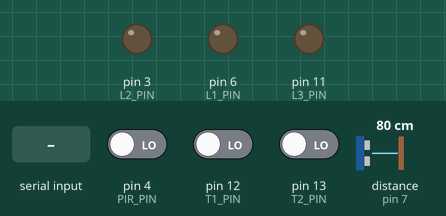
Recording of a sketch running on a simulated Arduino Uno, built with avr-gcc and run on an emulated ATmega328P. Parts: output pins drawn as LEDs (lit = HIGH). The test bench sets the inputs (shaded band); at power-on: pin 4 (PIR_PIN) LOW, distance to the obstacle (sensor on pin 7) 80 cm, pin 12 (T1_PIN) LOW, pin 13 (T2_PIN) LOW. The echo pulse lasts 58.3 µs per cm; sleep ends after the set time or at an interrupt; pins used as bus, display or sensor lines are not drawn; what the sketch prints to the serial monitor is not drawn.

Above: at 11.2 s.
11.3 s: "a\n" received over Serial
At 13.6 s:
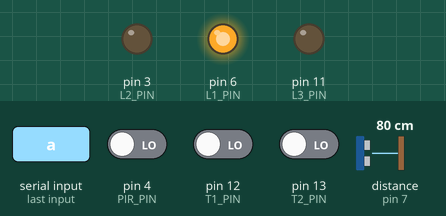
14.3 s: pin 4 (PIR_PIN) driven HIGH
At 15.3 s:
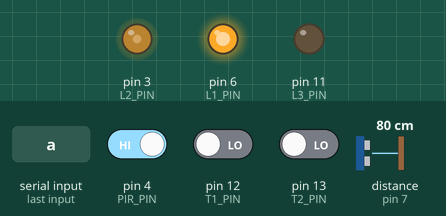
17.4 s: distance to the obstacle (sensor on pin 7) set to 2 cm
At 18.6 s:
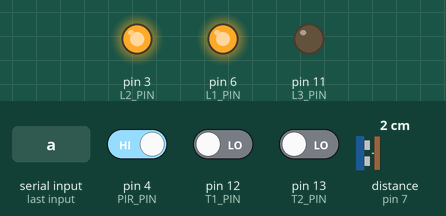
18.9 s: pin 12 (T1_PIN) driven HIGH
At 20.3 s:
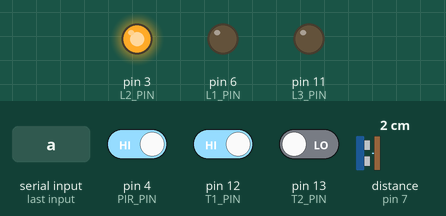
21.9 s: distance to the obstacle (sensor on pin 7) set to 13 cm
At 22.3 s:
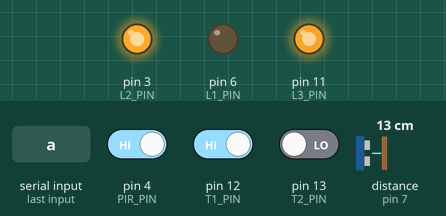
Timing chart, 0 to 24.4 s (numbered marks = the images above; inputs shaded):
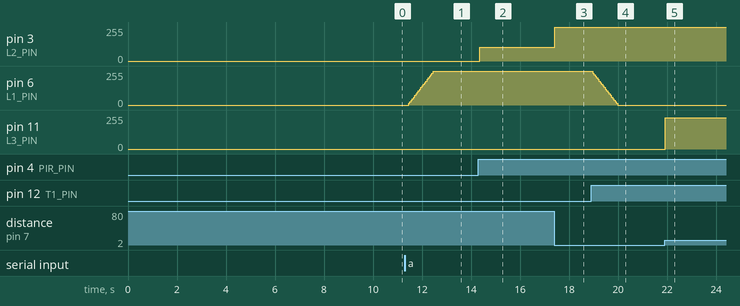

The sketch:

smart_garage.ino
```cpp
#include "Scheduler.h"
#include "ParkingAssistanceTask.h"
#include "GarageDoorTask.h"
#include "SharedContext.h"
#include "Sonar.h"
#include "Pir.h"
#include "MsgService.h"
#include "CommandReaderTask.h"
#include "LedExt.h"
#include "ButtonImpl.h"
#include "config.h"

#define CALIBRATION_TIME_SEC 10

Scheduler sched;

void setup(){

  sched.init(100);

  Sonar* sonar = new Sonar(SONAR_ECHO_PIN,SONAR_TRIG_PIN);
  LedExt* l1 = new LedExt(L1_PIN);
  Pir* pir = new Pir(PIR_PIN);
  LedExt* l2 = new LedExt(L2_PIN);
  LedExt* l3 = new LedExt(L3_PIN);
  Button* forceClose = new ButtonImpl(T1_PIN);
  Button* touch = new ButtonImpl(T2_PIN);

  SharedContext* pContext = new SharedContext(sonar);

  MsgService.init();

  GarageDoorTask* garage = new GarageDoorTask(pContext,pir,l1, forceClose);
  garage->init(100);
  sched.addTask(garage);

  ParkingAssistanceTask* park = new ParkingAssistanceTask(pContext, sonar, l2, l3, touch);
  park->init(100);
  sched.addTask(park);

  CommandReaderTask* reader = new CommandReaderTask(pContext, garage, park);
  reader->init(100);
  sched.addTask(reader);

  //Serial.print("Calibrating sensor...");
  for(int i = 0; i < CALIBRATION_TIME_SEC; i++){
    Serial.print(".");
    delay(1000);
  }
  //Serial.println(" done");
  //Serial.println("PIR SENSOR READY.");
  delay(50);
}

void loop(){
  sched.run();
}
```

Button.h
```cpp
#ifndef __BUTTON__
#define __BUTTON__

class Button {

public:
  virtual bool isPressed() = 0;
};

#endif
```

ButtonImpl.cpp
```cpp
#include "ButtonImpl.h"
#include "Arduino.h"

ButtonImpl::ButtonImpl(int pin){
  this->pin = pin;
  pinMode(pin, INPUT);
}

bool ButtonImpl::isPressed(){
  return digitalRead(pin) == HIGH;
}
```

ButtonImpl.h
```cpp
#ifndef __BUTTONIMPL__
#define __BUTTONIMPL__

#include "Button.h"

class ButtonImpl: public Button {

public:
  ButtonImpl(int pin);
  bool isPressed();

private:
  int pin;

};

#endif
```

CommandReaderTask.cpp
```cpp
#include "CommandReaderTask.h"


CommandReaderTask::CommandReaderTask(SharedContext *pContext, GarageDoorTask* garage, ParkingAssistanceTask* park) {
  this->pContext = pContext;
  this->garage = garage;
  this->park = park;
}

void CommandReaderTask::init(int period) {
  Task::init(period);
}

void CommandReaderTask::tick() {
  if (MsgService.isMsgAvailable()) {
    //digitalWrite(10,HIGH);
    Msg* msg = MsgService.receiveMsg();

    if(msg->getContent() == "a"){
      //digitalWrite(10,HIGH);
      garage->openDoor();
      }
    if (msg->getContent() == "s") {
      park->setCarStopped();
    }
  }
}
```

CommandReaderTask.h
```cpp
#ifndef __COMMANDREADERTASK__
#define __COMMANDREADERTASK__

#include "ParkingAssistanceTask.h"
#include "Task.h"
#include "SharedContext.h"
#include "MsgService.h"
#include "GarageDoorTask.h"


class CommandReaderTask: public Task {

public:

  CommandReaderTask(SharedContext* pContext, GarageDoorTask* garage, ParkingAssistanceTask* park);
  void init(int period);
  void tick();

private:
  SharedContext* pContext;
  GarageDoorTask* garage;
  ParkingAssistanceTask* park;
};


#endif
```

GarageDoorTask.cpp
```cpp
#include "GarageDoorTask.h"
#include "Pir.h"
#include "LedExt.h"
#include "MsgService.h"


GarageDoorTask::GarageDoorTask(SharedContext *pContext, PresenceSensor *sensor, LightExt *light, Button* forceClose) {
  this->light = light;
  this->detector = sensor;
  this->pContext = pContext;
  this->forceClose = forceClose;
  //count = 0;
}

void GarageDoorTask::init(int period) {
  Task::init(period);
  currentIntensity = 0;
  state = OPEN_WAIT;
}

void GarageDoorTask::openDoor() {
  cmdOpen = true;
}

void GarageDoorTask::tick() {
  switch(state) {
      case OPEN_WAIT:

          if(cmdOpen ) {
            //Serial.println("qui");
            cmdOpen = false;
            pContext->setDoorClosed(false);
            light->switchOn();
            state = OPENING_DOOR;
          }
          break;
      case OPENING_DOOR:
          count++;
          currentIntensity += 12;
          light->setIntensity(currentIntensity);
          if (count > 20){
            //Serial.println("Trans_OD");
            count = 0;
            state = DOOR_OPEN;
          }
          break;
       case DOOR_OPEN:
          count++;
          if(detector->isDetected()) {
            //Serial.println("CAR_DETECTED");
            pContext->setCarAssistance(true);
            count = 0;
            MsgService.sendMsg("Welcome Home.");
            state = CAR_IN;
          }
          else if(count > 100) {
            count = 0;
            state = CLOSING_DOOR;
            MsgService.sendMsg(".::Car OnBoard PC::.");
          }
          break;
        case CAR_IN:
          // Serial.println(state);
          if (forceClose->isPressed() && pContext->isDistanceOK()) {
         //   Serial.println("FORCE_CLOSE_OK");
            pContext->setDoorClosed(true);
            state = CLOSING_DOOR;
          }
          else if (pContext->isDoorClosed()) {
            state = CLOSING_DOOR;
          }
          break;
        case CLOSING_DOOR:
          //Serial.println("lillo");
          count++;
          currentIntensity -= 12;
          light->setIntensity(currentIntensity);
          if (count > 20) {
            light->switchOff();
            count = 0;
            state = OPEN_WAIT;
          }
          break;
  }
}
```

GarageDoorTask.h
```cpp
#ifndef __GARAGEDOORTASK__
#define __GARAGEDOORTASK__

#include "Task.h"
#include "SharedContext.h"
#include "PresenceSensor.h"
#include "LightExt.h"
#include "Button.h"

class GarageDoorTask: public Task {

public:

  GarageDoorTask(SharedContext* pContext, PresenceSensor* sensor, LightExt* light, Button* forceClose);
  void init(int period);
  void tick();
  void openDoor();

private:
  PresenceSensor* detector;
  LightExt* light;
  SharedContext* pContext;
  volatile bool cmdOpen = false;
  int count = 0;
  int currentIntensity = 0;
  Button* forceClose;
  enum { OPEN_WAIT, OPENING_DOOR, DOOR_OPEN, CAR_IN, CLOSING_DOOR} state;
};

#endif
```

Led.cpp
```cpp
#include "Led.h"
#include "Arduino.h"

Led::Led(int pin){
  this->pin = pin;
  pinMode(pin,OUTPUT);
}

void Led::switchOn(){
  digitalWrite(pin,HIGH);
}

void Led::switchOff(){
  digitalWrite(pin,LOW);
};
```

Led.h
```cpp
#ifndef __LED__
#define __LED__

#include "Light.h"

class Led: public Light {
public:
  Led(int pin);
  void switchOn();
  void switchOff();
protected:
  int pin;
};

#endif
```

LedExt.cpp
```cpp
#include "LedExt.h"
#include "Arduino.h"

LedExt::LedExt(int pin) : Led(pin) {
  currentIntensity = 0;
  isOnv = false;
}

LedExt::LedExt(int pin, int intensity) : Led(pin) {
  isOnv = false;
  currentIntensity = intensity;
}

bool LedExt::isOn(){
  return isOnv;
}

void LedExt::switchOn(){
  analogWrite(pin,currentIntensity);
  isOnv = true;
}

void LedExt::setIntensity(int value){
 currentIntensity = value;
 if (isOnv){
   analogWrite(pin,currentIntensity);
 }
}

void LedExt::switchOff(){
  analogWrite(pin,0);
  isOnv = false;
}
```

LedExt.h
```cpp
#ifndef __LED_EXT__
#define __LED_EXT__

#include "Led.h"
#include "LightExt.h"

class LedExt:  public LightExt, public Led {
public:
  LedExt(int pin);
  LedExt(int pin, int intensity);
  void switchOn();
  void switchOff();
  void setIntensity(int v);
  bool isOn();
private:
  int currentIntensity;
  bool isOnv;
};

#endif
```

Light.h
```cpp
#ifndef __LIGHT__
#define __LIGHT__

class Light {
public:
  virtual void switchOn() = 0;
  virtual void switchOff() = 0;
};

#endif
```

LightExt.h
```cpp
#ifndef __LIGHT_EXT__
#define __LIGHT_EXT__

#include "Light.h"

class LightExt : public Light {
public:
  virtual void setIntensity(int) = 0;
  virtual bool isOn() = 0;
};

#endif
```

MsgService.cpp
```cpp
#include "Arduino.h"
#include "MsgService.h"

String content;

MsgServiceClass MsgService;

bool MsgServiceClass::isMsgAvailable(){
  return msgAvailable;
}

Msg* MsgServiceClass::receiveMsg(){
  if (msgAvailable){
    Msg* msg = currentMsg;
    msgAvailable = false;
    currentMsg = NULL;
    content = "";
    return msg;
  } else {
    return NULL;
  }
}

void MsgServiceClass::init(){
  Serial.begin(9600);
  content.reserve(256);
  content = "";
  currentMsg = NULL;
  msgAvailable = false;
}

void MsgServiceClass::sendMsg(const String& msg){
  Serial.println(msg);
}

void serialEvent() {
  /* reading the content */
  while (Serial.available()) {
    char ch = (char) Serial.read();
    if (ch == '\n'){
      MsgService.currentMsg = new Msg(content);
      MsgService.msgAvailable = true;
    } else {
      content += ch;
    }
  }
}

bool MsgServiceClass::isMsgAvailable(Pattern& pattern){
  return (msgAvailable && pattern.match(*currentMsg));
}

Msg* MsgServiceClass::receiveMsg(Pattern& pattern){
  if (msgAvailable && pattern.match(*currentMsg)){
    Msg* msg = currentMsg;
    msgAvailable = false;
    currentMsg = NULL;
    content = "";
    return msg;
  } else {
    return NULL;
  }

}
```

MsgService.h
```cpp
#ifndef __MSGSERVICE__
#define __MSGSERVICE__

#include "Arduino.h"

class Msg {
  String content;

public:
  Msg(String content){
    this->content = content;
  }

  String getContent(){
    return content;
  }
};

class Pattern {
public:
  virtual boolean match(const Msg& m) = 0;
};

class MsgServiceClass {

public:

  Msg* currentMsg;
  bool msgAvailable;

  void init();

  bool isMsgAvailable();
  Msg* receiveMsg();

  bool isMsgAvailable(Pattern& pattern);
  Msg* receiveMsg(Pattern& pattern);

  void sendMsg(const String& msg);
};

extern MsgServiceClass MsgService;

#endif
```

ParkingAssistanceTask.cpp
```cpp
#include "ParkingAssistanceTask.h"
#include "Pir.h"
#include "LedExt.h"
#include "MsgService.h"

ParkingAssistanceTask::ParkingAssistanceTask(SharedContext *pContext, ProximitySensor *sensor, LightExt *light1, LightExt* light2, Button* touch) {
  this->light1 = light1;
  this->light2 = light2;
  this->sensor = sensor;
  this->pContext = pContext;
  this-> touch = touch;
  this->currDist = 0;
  this->previousDist = 0;
}

void ParkingAssistanceTask::init(int period) {
  Task::init(period);
  light1->switchOff();
  light2->switchOff();
  currentIntensityLED1 = 0;
  currentIntensityLED2 = 0;
 // light2->switchOn();
 // light2->setIntensity(255);
  state = WAIT;
}

void ParkingAssistanceTask::setCarStopped() {
  carStopped = true;
}
void ParkingAssistanceTask::tick() {
  switch(state) {
    case WAIT:
        if(pContext->isCarAssistanceOn()) {
          state = CAR_MOVING;
        }
        break;
     case CAR_MOVING:
        currDist = sensor->getDistance();
        if(currDist >= 4){
          currDist = previousDist;
        }
        previousDist = currDist;
        MsgService.sendMsg("Distance: " + String(currDist));
        if (currDist >= DIST_CLOSE && currDist <= DIST_MAX) {
          if (!light1->isOn()) {
            light1->switchOn();
          }
          if (light2->isOn()){
            light2->switchOff();
            }
          currentIntensityLED1 = map((currDist*100), DIST_MAX*100/2, DIST_MAX * 100, 255, 1);
          light1->setIntensity(currentIntensityLED1);
        }
        else if(currDist > DIST_MIN && currDist < DIST_CLOSE){
          //Serial.println("In ELSE IF__________---____");
          if (!light1->isOn()) {
            light1->switchOn();
          }
          if (!light2->isOn()) {
            light2->switchOn();
          }
          currentIntensityLED1 = 255;
          light1->setIntensity(currentIntensityLED1);
          currentIntensityLED2 = map((currDist*100), DIST_MIN*100, DIST_MAX*100/2 - 1, 255, 1);
          light2->setIntensity(currentIntensityLED2);
          //light2->setIntensity(255);
          }
        else if (currDist > DIST_MAX) {
          if (light1->isOn()) {
            light1->switchOff();
          }
          if (light2->isOn()){
            light2->switchOff();
            }
        }
        else if(currDist<=DIST_MIN){
          MsgService.sendMsg("OK CAN STOP");
          currentIntensityLED1 = 255;
          light1->setIntensity(currentIntensityLED1);
          currentIntensityLED2 = 255;
          light2->setIntensity(currentIntensityLED2);
          }
        if(touch->isPressed() && currDist < DIST_MIN){
          MsgService.sendMsg("TOUCHING");
          state = TOUCHING;
          }
        if(carStopped && pContext->isDistanceOK()){
          //carStopped = true;
          state = STOP;
          }
        else if(carStopped && !pContext->isDistanceOK()){
          carStopped = false;
          MsgService.sendMsg("TOO FAR");
          }
          break;
     case TOUCHING:
        if(!touch->isPressed() || (sensor->getDistance() >= DIST_MIN)){
          state = CAR_MOVING;
          }
        break;
     case STOP:
        if (light1->isOn()) {
            light1->switchOff();
        }
        if (light2->isOn()) {
            light2->switchOff();
         }
        if(pContext->isDoorClosed()){
          pContext->setCarAssistance(false);
          carStopped = false;
          MsgService.sendMsg("OK");
          state = WAIT;
        }
        else if(pContext->isDistanceOK() && !pContext->isDoorClosed()){
            pContext->setCarAssistance(false);
            MsgService.sendMsg("OK");
            pContext->setDoorClosed(true);
            carStopped = false;
            state = WAIT;
        }
        break;
  }
}
```

ParkingAssistanceTask.h
```cpp
#ifndef __PARKINGASSISTANCETASK__
#define __PARKINGASSISTANCETASK__

#include "Task.h"
#include "SharedContext.h"
#include "ProximitySensor.h"
#include "LightExt.h"
#include "Button.h"
#include "config.h"

class ParkingAssistanceTask: public Task {

public:

  ParkingAssistanceTask(SharedContext* pContext, ProximitySensor* sensor, LightExt* light1, LightExt* light2, Button* touch);
  void init(int period);
  void tick();
  void setCarStopped();

private:
  ProximitySensor* sensor;
  LightExt* light1;
  LightExt* light2;
  SharedContext* pContext;
  Button* touch;
  volatile bool carStopped = false;
  int currentIntensityLED1 = 0;
  int currentIntensityLED2 = 0;
  float currDist = 0;
  float previousDist;
  enum {WAIT, CAR_MOVING, TOUCHING, STOP, TOO_FAR} state;
};
#endif
```

Pir.cpp
```cpp
#include "Pir.h"
#include "Arduino.h"

Pir::Pir(int pin){
  this->pin = pin;
  pinMode(pin, INPUT);
}

bool Pir::isDetected(){
  return digitalRead(pin) == HIGH;
}
```

Pir.h
```cpp
#ifndef __PIR__
#define __PIR__

#include "PresenceSensor.h"

class Pir: public PresenceSensor {

public:
  Pir(int pin);
  bool isDetected();

private:
  int pin;

};

#endif
```

PresenceSensor.h
```cpp
#ifndef __PRESENCE__
#define __PRESENCE__

class PresenceSensor {

public:
  virtual bool isDetected() = 0;
};

#endif
```

ProximitySensor.h
```cpp
#ifndef __PROXIMITYSENSOR__
#define __PROXIMITYSENSOR__

class ProximitySensor {

public:
  virtual float getDistance() = 0;

};


#endif
```

Runnable.h
```cpp
#ifndef __RUNNABLE__
#define __RUNNABLE__

class Runnable {

  virtual void run() = 0;

};

#endif
```

Scheduler.cpp
```cpp
#include "Scheduler.h"
#include "Arduino.h"
#include <avr/sleep.h>
#include <avr/power.h>

void Scheduler::init(int basePeriod){
  this->basePeriod = basePeriod;
  timer = new Timer();
  timer->setupPeriod(basePeriod);
  nTasks = 0;
  Serial.begin(9600);
}

bool Scheduler::addTask(Task* task){
  if (nTasks < MAX_TASKS-1){
    taskList[nTasks] = task;
    nTasks++;
    return true;
  } else {
    return false;
  }
}

/*
 * Enter sleep mode, with Timer 1 active
 */

void Scheduler::sleep(){
  delay(50); /* fix needed to make it work */

  set_sleep_mode(SLEEP_MODE_IDLE);
  sleep_enable();

  /* Disable all of the unused peripherals. This will reduce power
   * consumption further and, more importantly, some of these
   * peripherals may generate interrupts that will wake our Arduino from
   * sleep!
   */
  power_adc_disable();
  power_spi_disable();
  //power_timer0_disable();
  //power_timer2_disable();
  power_twi_disable();
  /* Now enter sleep mode. */
  sleep_mode();
  /* The program will continue from here after the timer timeout*/
  sleep_disable(); /* First thing to do is disable sleep. */
  /* Re-enable the peripherals. */
  power_all_enable();
}

void Scheduler::run(){
  // Serial.println("BEFORE");
  sleep();
  // Serial.println("READY");
  /** The program will continue from here. **/
  for (int i = 0; i < nTasks; i++){
    if (taskList[i]->updateAndCheckTime(basePeriod)){
      taskList[i]->tick();
    }
  }
}
```

Scheduler.h
```cpp
#ifndef __SCHEDULER__
#define __SCHEDULER__

#include "Timer.h"
#include "Task.h"
#include "Runnable.h"
#include "config.h"

class Scheduler: public Runnable {

  int basePeriod;
  int nTasks;
  Task* taskList[MAX_TASKS];
  Timer* timer;

public:
  void init(int basePeriod);
  virtual bool addTask(Task* task);
  virtual void run();
private:
  void sleep();
};

#endif
```

SharedContext.cpp
```cpp
#include "SharedContext.h"
#include "config.h"

SharedContext::SharedContext(ProximitySensor *proxSens){
  this->closed = true;
  this->proxSens = proxSens;
  this->carAssistance = false;
}

 bool SharedContext::isDoorClosed(){
   return this->closed;
  }
 void SharedContext::setDoorClosed(bool value){
   this->closed = value;
    }
  bool SharedContext::isDistanceOK(){
    return (this->proxSens->getDistance() <= DIST_CLOSE);
    }
  void SharedContext::setCarAssistance(bool value){
    this->carAssistance = value;
    }
  bool SharedContext::isCarAssistanceOn(){
    return this->carAssistance;
    }
```

SharedContext.h
```cpp
#ifndef __SHAREDCONTEXT__
#define __SHAREDCONTEXT__

#include "ProximitySensor.h"

class SharedContext {
public:
  SharedContext(ProximitySensor *proxSens);
  bool isDoorClosed();
  void setDoorClosed(bool value);
  bool isDistanceOK();
  void setCarAssistance(bool value);
  bool isCarAssistanceOn();

private:
  bool closed = true;
  ProximitySensor* proxSens;
  volatile bool carAssistance = false;
 };

#endif
```

Sonar.cpp
```cpp
#include "Sonar.h"

#include "Arduino.h"

Sonar::Sonar(int echoP, int trigP) : echoPin(echoP), trigPin(trigP){
  pinMode(trigPin, OUTPUT);
  pinMode(echoPin, INPUT);

}

float Sonar::getDistance(){
    digitalWrite(trigPin,LOW);
    delayMicroseconds(3);
    digitalWrite(trigPin,HIGH);
    delayMicroseconds(5);
    digitalWrite(trigPin,LOW);

    float tUS = pulseIn(echoPin, HIGH);
    float t = tUS / 1000.0 / 1000.0 / 2;
    float d = t*vs;
    return d;
}
```

Sonar.h
```cpp
#ifndef __SONAR__
#define __SONAR__

#include "ProximitySensor.h"

class Sonar: public ProximitySensor {

public:
  Sonar(int echoPin, int trigPin);
  float getDistance();

private:
    const float vs = 331.5 + 0.6*20;
    int echoPin, trigPin;
};

#endif
```

Task.h
```cpp
#ifndef __TASK__
#define __TASK__

class Task {
  int myPeriod;
  int timeElapsed;

public:
  virtual void init(int period){
    myPeriod = period;
    timeElapsed = 0;
  }

  virtual void tick() = 0;

  bool updateAndCheckTime(int basePeriod){
    timeElapsed += basePeriod;
    if (timeElapsed >= myPeriod){
      timeElapsed = 0;
      return true;
    } else {
      return false;
    }
  }

};

#endif
```

Source omitted: Timer.cpp (939 bytes), Timer.h (172 bytes), config.h (285 bytes)

Measured:
- after the input at 11.3 s, pin 6 (L1_PIN): moves from 0/255 to 252/255 over 1.0 s, starting after 0.15 s
- after the input at 14.3 s, pin 3 (L2_PIN): 0/255 → 103/255 after 0.06 s
- after the input at 17.4 s, pin 3 (L2_PIN): 103/255 → 255/255 at once
- after the input at 18.9 s, pin 6 (L1_PIN): moves from 252/255 to 0/255 over 1.0 s, starting after 0.06 s
- after the input at 21.9 s, pin 11 (L3_PIN): 0/255 → 236/255 at once
